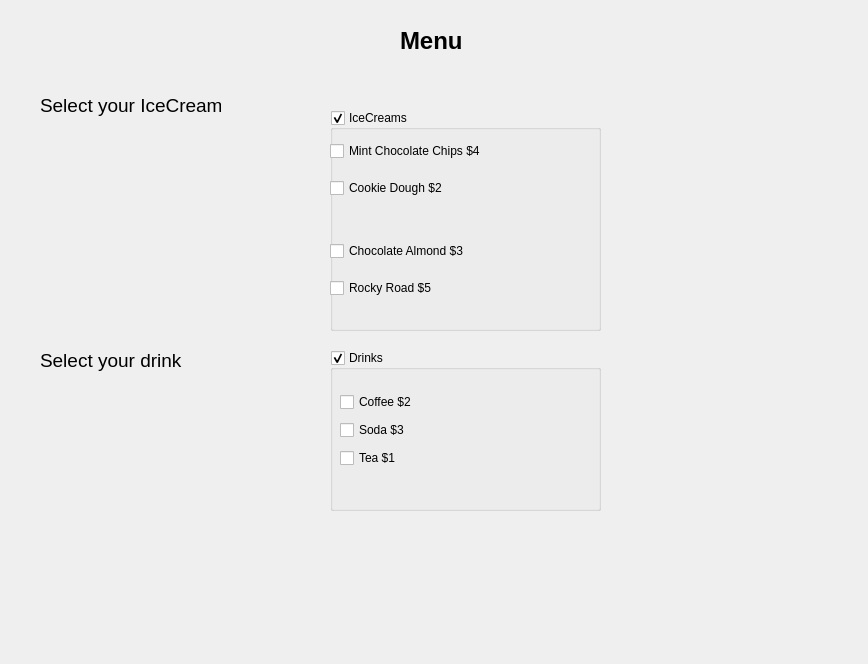
<?xml version="1.0" encoding="UTF-8"?>
<ui version="4.0">
 <class>Dialog</class>
 <widget class="QDialog" name="Dialog">
  <property name="geometry">
   <rect>
    <x>0</x>
    <y>0</y>
    <width>868</width>
    <height>664</height>
   </rect>
  </property>
  <property name="windowTitle">
   <string>Dialog</string>
  </property>
  <widget class="QLabel" name="label">
   <property name="geometry">
    <rect>
     <x>400</x>
     <y>20</y>
     <width>71</width>
     <height>41</height>
    </rect>
   </property>
   <property name="font">
    <font>
     <pointsize>18</pointsize>
     <weight>75</weight>
     <bold>true</bold>
    </font>
   </property>
   <property name="text">
    <string>Menu</string>
   </property>
  </widget>
  <widget class="QLabel" name="label_2">
   <property name="geometry">
    <rect>
     <x>40</x>
     <y>80</y>
     <width>181</width>
     <height>51</height>
    </rect>
   </property>
   <property name="font">
    <font>
     <pointsize>14</pointsize>
    </font>
   </property>
   <property name="text">
    <string>Select your IceCream</string>
   </property>
  </widget>
  <widget class="QGroupBox" name="groupBoxIceCreams">
   <property name="geometry">
    <rect>
     <x>330</x>
     <y>110</y>
     <width>271</width>
     <height>221</height>
    </rect>
   </property>
   <property name="title">
    <string>IceCreams</string>
   </property>
   <property name="checkable">
    <bool>true</bool>
   </property>
   <widget class="QWidget" name="verticalLayoutWidget">
    <property name="geometry">
     <rect>
      <x>0</x>
      <y>20</y>
      <width>211</width>
      <height>80</height>
     </rect>
    </property>
    <layout class="QVBoxLayout" name="verticalLayout">
     <item>
      <widget class="QCheckBox" name="checkBoxMintChocolate">
       <property name="text">
        <string>Mint Chocolate Chips $4</string>
       </property>
      </widget>
     </item>
     <item>
      <widget class="QCheckBox" name="checkBoxCookieDough">
       <property name="text">
        <string>Cookie Dough $2</string>
       </property>
      </widget>
     </item>
    </layout>
   </widget>
   <widget class="QWidget" name="verticalLayoutWidget_3">
    <property name="geometry">
     <rect>
      <x>0</x>
      <y>120</y>
      <width>211</width>
      <height>80</height>
     </rect>
    </property>
    <layout class="QVBoxLayout" name="verticalLayout_3">
     <item>
      <widget class="QCheckBox" name="checkBoxChocolateAlmond">
       <property name="text">
        <string>Chocolate Almond $3</string>
       </property>
      </widget>
     </item>
     <item>
      <widget class="QCheckBox" name="checkBoxRockyRoad">
       <property name="text">
        <string>Rocky Road $5</string>
       </property>
      </widget>
     </item>
    </layout>
   </widget>
  </widget>
  <widget class="QGroupBox" name="groupBoxDrinks">
   <property name="geometry">
    <rect>
     <x>330</x>
     <y>350</y>
     <width>271</width>
     <height>161</height>
    </rect>
   </property>
   <property name="title">
    <string>Drinks</string>
   </property>
   <property name="checkable">
    <bool>true</bool>
   </property>
   <widget class="QWidget" name="verticalLayoutWidget_2">
    <property name="geometry">
     <rect>
      <x>10</x>
      <y>40</y>
      <width>160</width>
      <height>83</height>
     </rect>
    </property>
    <layout class="QVBoxLayout" name="verticalLayout_2">
     <item>
      <widget class="QCheckBox" name="checkBoxCoffee">
       <property name="text">
        <string>Coffee $2</string>
       </property>
      </widget>
     </item>
     <item>
      <widget class="QCheckBox" name="checkBoxSoda">
       <property name="text">
        <string>Soda $3</string>
       </property>
      </widget>
     </item>
     <item>
      <widget class="QCheckBox" name="checkBoxTea">
       <property name="text">
        <string>Tea $1</string>
       </property>
      </widget>
     </item>
    </layout>
   </widget>
  </widget>
  <widget class="QLabel" name="label_3">
   <property name="geometry">
    <rect>
     <x>40</x>
     <y>340</y>
     <width>151</width>
     <height>41</height>
    </rect>
   </property>
   <property name="font">
    <font>
     <pointsize>14</pointsize>
    </font>
   </property>
   <property name="text">
    <string>Select your drink</string>
   </property>
  </widget>
  <widget class="QLabel" name="priceTextLabel">
   <property name="geometry">
    <rect>
     <x>90</x>
     <y>560</y>
     <width>661</width>
     <height>71</height>
    </rect>
   </property>
   <property name="font">
    <font>
     <pointsize>16</pointsize>
    </font>
   </property>
   <property name="text">
    <string/>
   </property>
  </widget>
 </widget>
 <resources/>
 <connections/>
</ui>
